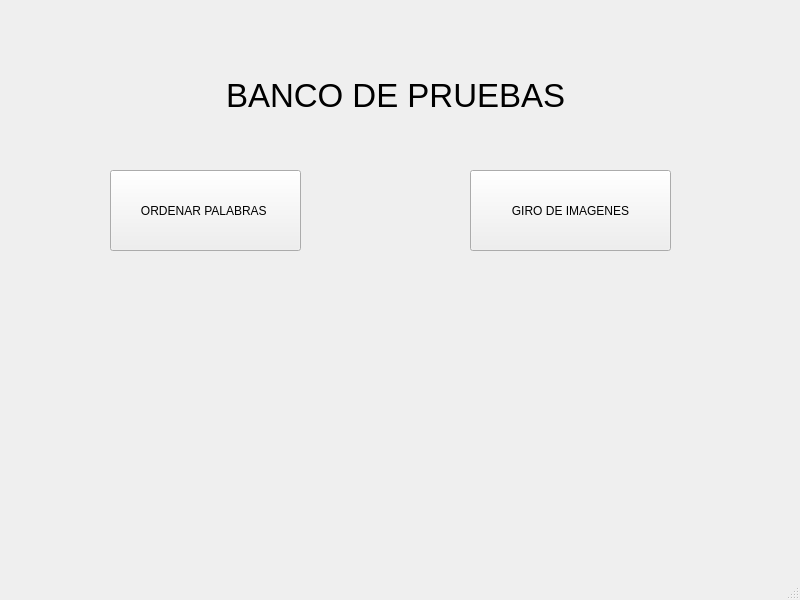
<?xml version="1.0" encoding="UTF-8"?>
<ui version="4.0">
 <class>MainWindow</class>
 <widget class="QMainWindow" name="MainWindow">
  <property name="geometry">
   <rect>
    <x>0</x>
    <y>0</y>
    <width>800</width>
    <height>600</height>
   </rect>
  </property>
  <property name="windowTitle">
   <string>MainWindow</string>
  </property>
  <widget class="QWidget" name="centralwidget">
   <widget class="QLabel" name="label">
    <property name="geometry">
     <rect>
      <x>226</x>
      <y>30</y>
      <width>361</width>
      <height>131</height>
     </rect>
    </property>
    <property name="font">
     <font>
      <pointsize>25</pointsize>
     </font>
    </property>
    <property name="text">
     <string>BANCO DE PRUEBAS</string>
    </property>
   </widget>
   <widget class="QPushButton" name="ordenarPalabras">
    <property name="geometry">
     <rect>
      <x>110</x>
      <y>170</y>
      <width>191</width>
      <height>81</height>
     </rect>
    </property>
    <property name="text">
     <string>ORDENAR PALABRAS </string>
    </property>
   </widget>
   <widget class="QPushButton" name="pushButton_2">
    <property name="geometry">
     <rect>
      <x>470</x>
      <y>170</y>
      <width>201</width>
      <height>81</height>
     </rect>
    </property>
    <property name="text">
     <string>GIRO DE IMAGENES</string>
    </property>
   </widget>
  </widget>
  <widget class="QMenuBar" name="menubar">
   <property name="geometry">
    <rect>
     <x>0</x>
     <y>0</y>
     <width>800</width>
     <height>22</height>
    </rect>
   </property>
  </widget>
  <widget class="QStatusBar" name="statusbar"/>
 </widget>
 <resources/>
 <connections/>
</ui>
